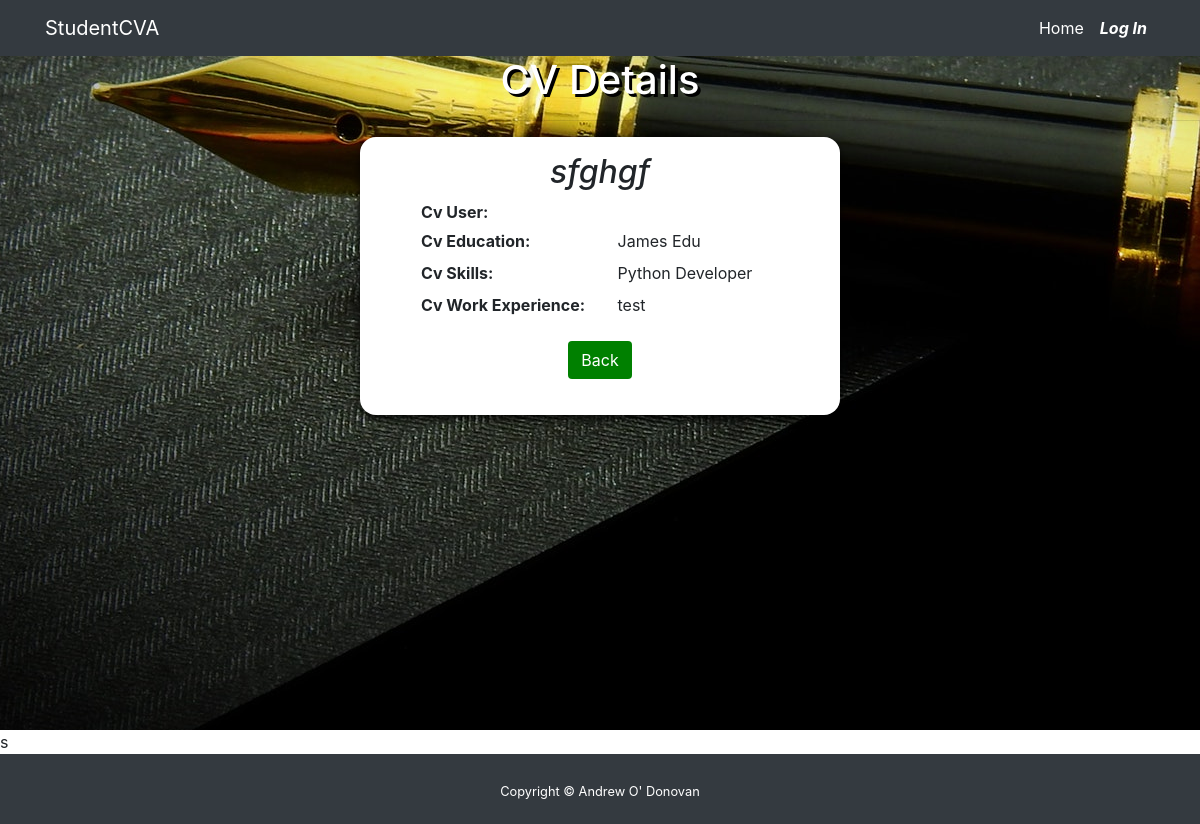
Screenshot of /cv/view/1 with the database file from the repository.
### pages/models.py (models this page shows, shortened)
class Cv(models.Model):
    CvName = models.CharField(verbose_name=_('CvName'), max_length=100, default=None)
    user = models.ForeignKey(
        CustomUser,
        on_delete=models.CASCADE,
    )
    CvEducation = models.ForeignKey(Education, on_delete=models.CASCADE)
    CvSkills = models.ForeignKey(Skills, on_delete=models.CASCADE)
    CvWorkExperience = models.ForeignKey(WorkExperience, on_delete=models.CASCADE)

class Education(models.Model):
    user = models.ForeignKey(CustomUser, on_delete=models.CASCADE, related_name='EducationUser')
    EducationInstitutionName = models.CharField(verbose_name=_('Institution Name'), max_length=100, default=None)
    EducationLevel = models.CharField(verbose_name=_('Education Level'), choices=EDUCATIONLEVEL, max_length=100, default=None)
    EducationStartDate = models.DateField(verbose_name=_('Education Start Date'), default=None)
    EducationEndDate = models.DateField(verbose_name=_('Education End Date'), default=None)
    EducationCaoCode = models.CharField(choices=CAO_CODE, max_length=100, default=None)
    EducationDesc = models.CharField(verbose_name=_('Education Description'), max_length=250, default=None)
    def __str__(self):
        return self.EducationInstitutionName

class Skills(models.Model):
    user = models.ForeignKey(CustomUser, on_delete=models.CASCADE, related_name='SkillsUser')
    SkillsName = models.CharField(verbose_name=_('Skill Name'), max_length=100, default=None)
    SkillsDesc = models.CharField(verbose_name=_('Skill Description'), max_length=250, default=None)
    def __str__(self):
        return self.SkillsName

class WorkExperience(models.Model):
    user = models.ForeignKey(CustomUser, on_delete=models.CASCADE, related_name='WorkExperienceUser')
    EmployerName = models.CharField(verbose_name=_('Employer'), max_length=100, default=None)
    EmployerStartDate = models.DateField(verbose_name=_('Employer Start Date'), default=None)
    EmployerEndDate = models.DateField(verbose_name=_('Employer End Date'), default=None)
    EmployerDesc = models.CharField(verbose_name=_('Employer Description'), max_length=250, default=None)
    def __str__(self):
        return self.EmployerName

### cv/views.py (the view)
# urls.py: path('view/<int:pk>', views.CvView.as_view(), name='Cv_view'),
class CvView(DetailView):
    model = Cv

### templates/pages/Cv_detail.html (shortened to what this page needs)
{% extends 'base.html' %}
{% block content %}
<div class="CvContent">
    <h1 class="text-center cv-h1">CV Details</h1>
    <hr />
    <div class="CvTable">
        <table>
            <h2 class="text-center font-italic">{{object.CvName}}</h2>
            <tr>
                <th>Cv User:</th>
                <td>{{ object.CvUser }}</td>
            </tr>
            <tr>
                <th>Cv Education:</th>
                <td>{{ object.CvEducation }}</td>
            </tr>
            <tr>
                <th>Cv Skills:</th>
                <td>{{ object.CvSkills }}</td>
            </tr>
            <tr>
                <th>Cv Work Experience:</th>
                <td>{{ object.CvWorkExperience }}</td>
            </tr>
            <tr>
               <td colspan="2">
                        <div class="form-button-container">
                            <a class="form-button btn" id="view" href="{% url 'Skills_list' %}">Back</a>
                        </div>
               </td>
            </tr>
        </table>
    </div>
</div>
s
{% endblock %}

### rows the page displays
Cv: CvName "sfghgf", CvEducation "James Edu", CvSkills "Python Developer", CvWorkExperience "test"
